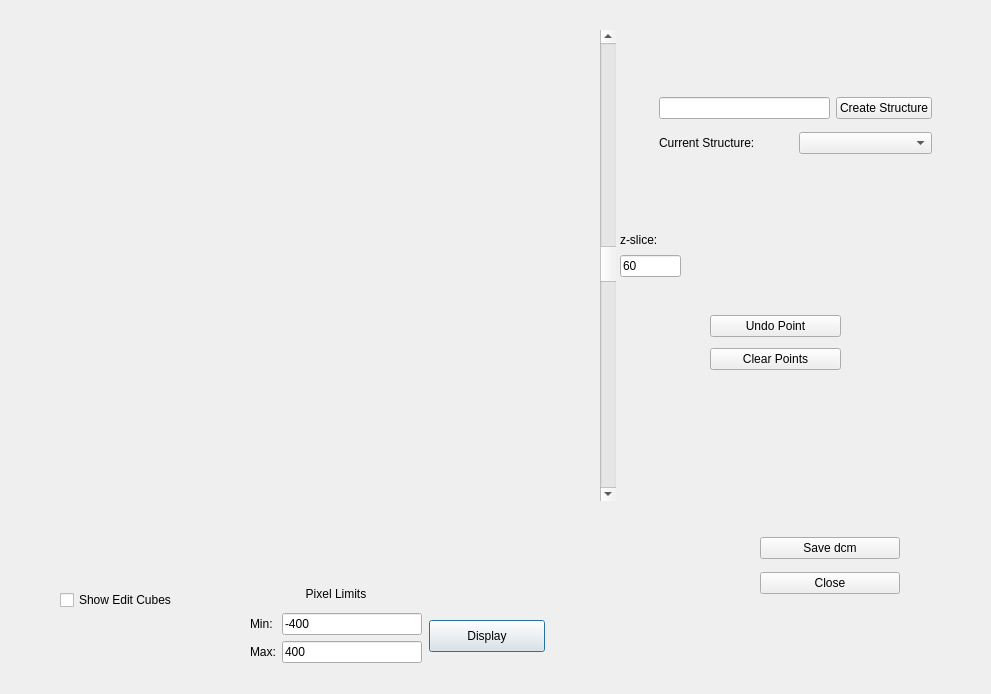
<?xml version="1.0" encoding="UTF-8"?>
<ui version="4.0">
 <class>Segmentation</class>
 <widget class="QDialog" name="Segmentation">
  <property name="geometry">
   <rect>
    <x>0</x>
    <y>0</y>
    <width>991</width>
    <height>694</height>
   </rect>
  </property>
  <property name="windowTitle">
   <string>Segmentation</string>
  </property>
  <widget class="MplSliceWidget" name="mpl_ct" native="true">
   <property name="geometry">
    <rect>
     <x>10</x>
     <y>9</y>
     <width>550</width>
     <height>570</height>
    </rect>
   </property>
  </widget>
  <widget class="QScrollBar" name="sliceScrollbar">
   <property name="geometry">
    <rect>
     <x>600</x>
     <y>30</y>
     <width>16</width>
     <height>471</height>
    </rect>
   </property>
   <property name="minimum">
    <number>1</number>
   </property>
   <property name="maximum">
    <number>120</number>
   </property>
   <property name="value">
    <number>60</number>
   </property>
   <property name="orientation">
    <enum>Qt::Vertical</enum>
   </property>
  </widget>
  <widget class="QPushButton" name="displayButton">
   <property name="geometry">
    <rect>
     <x>429</x>
     <y>620</y>
     <width>116</width>
     <height>32</height>
    </rect>
   </property>
   <property name="text">
    <string>Display</string>
   </property>
  </widget>
  <widget class="QLabel" name="savenameLabel">
   <property name="geometry">
    <rect>
     <x>520</x>
     <y>660</y>
     <width>441</width>
     <height>20</height>
    </rect>
   </property>
   <property name="text">
    <string/>
   </property>
   <property name="alignment">
    <set>Qt::AlignRight|Qt::AlignTrailing|Qt::AlignVCenter</set>
   </property>
  </widget>
  <widget class="QWidget" name="layoutWidget">
   <property name="geometry">
    <rect>
     <x>620</x>
     <y>230</y>
     <width>61</width>
     <height>47</height>
    </rect>
   </property>
   <layout class="QVBoxLayout" name="verticalLayout_2">
    <item>
     <widget class="QLabel" name="sliceLabel">
      <property name="text">
       <string>z-slice:</string>
      </property>
     </widget>
    </item>
    <item>
     <widget class="QLineEdit" name="slice">
      <property name="text">
       <string>60</string>
      </property>
     </widget>
    </item>
   </layout>
  </widget>
  <widget class="QWidget" name="layoutWidget">
   <property name="geometry">
    <rect>
     <x>250</x>
     <y>581</y>
     <width>172</width>
     <height>82</height>
    </rect>
   </property>
   <layout class="QVBoxLayout" name="verticalLayout_7">
    <item>
     <widget class="QLabel" name="pixellimsLabel">
      <property name="text">
       <string>Pixel Limits</string>
      </property>
      <property name="alignment">
       <set>Qt::AlignCenter</set>
      </property>
     </widget>
    </item>
    <item>
     <layout class="QHBoxLayout" name="horizontalLayout">
      <item>
       <layout class="QVBoxLayout" name="verticalLayout_3">
        <item>
         <widget class="QLabel" name="vminLabel">
          <property name="text">
           <string>Min:</string>
          </property>
         </widget>
        </item>
        <item>
         <widget class="QLabel" name="vmaxLabel">
          <property name="text">
           <string>Max:</string>
          </property>
         </widget>
        </item>
       </layout>
      </item>
      <item>
       <layout class="QVBoxLayout" name="verticalLayout_1">
        <item>
         <widget class="QLineEdit" name="vmin">
          <property name="text">
           <string>-400</string>
          </property>
         </widget>
        </item>
        <item>
         <widget class="QLineEdit" name="vmax">
          <property name="text">
           <string>400</string>
          </property>
         </widget>
        </item>
       </layout>
      </item>
     </layout>
    </item>
   </layout>
  </widget>
  <widget class="QLabel" name="statusLabel">
   <property name="geometry">
    <rect>
     <x>700</x>
     <y>500</y>
     <width>261</width>
     <height>20</height>
    </rect>
   </property>
   <property name="text">
    <string/>
   </property>
   <property name="alignment">
    <set>Qt::AlignCenter</set>
   </property>
  </widget>
  <widget class="QWidget" name="layoutWidget">
   <property name="geometry">
    <rect>
     <x>760</x>
     <y>530</y>
     <width>140</width>
     <height>71</height>
    </rect>
   </property>
   <layout class="QVBoxLayout" name="verticalLayout_8">
    <item>
     <widget class="QPushButton" name="saveButton">
      <property name="text">
       <string>Save dcm</string>
      </property>
     </widget>
    </item>
    <item>
     <widget class="QPushButton" name="closeButton">
      <property name="text">
       <string>Close</string>
      </property>
     </widget>
    </item>
   </layout>
  </widget>
  <widget class="QCheckBox" name="showCubeBox">
   <property name="geometry">
    <rect>
     <x>60</x>
     <y>590</y>
     <width>151</width>
     <height>20</height>
    </rect>
   </property>
   <property name="text">
    <string>Show Edit Cubes</string>
   </property>
  </widget>
  <widget class="QWidget" name="">
   <property name="geometry">
    <rect>
     <x>659</x>
     <y>90</y>
     <width>273</width>
     <height>71</height>
    </rect>
   </property>
   <layout class="QVBoxLayout" name="verticalLayout">
    <item>
     <layout class="QHBoxLayout" name="horizontalLayout_2">
      <item>
       <widget class="QLineEdit" name="stNameLine"/>
      </item>
      <item>
       <widget class="QPushButton" name="createStButton">
        <property name="text">
         <string>Create Structure</string>
        </property>
       </widget>
      </item>
     </layout>
    </item>
    <item>
     <layout class="QHBoxLayout" name="horizontalLayout_3">
      <item>
       <widget class="QLabel" name="label">
        <property name="text">
         <string>Current Structure:</string>
        </property>
       </widget>
      </item>
      <item>
       <widget class="QComboBox" name="StBox"/>
      </item>
     </layout>
    </item>
   </layout>
  </widget>
  <widget class="QWidget" name="">
   <property name="geometry">
    <rect>
     <x>710</x>
     <y>310</y>
     <width>131</width>
     <height>66</height>
    </rect>
   </property>
   <layout class="QVBoxLayout" name="verticalLayout_4">
    <item>
     <widget class="QPushButton" name="undoButton">
      <property name="text">
       <string>Undo Point</string>
      </property>
     </widget>
    </item>
    <item>
     <widget class="QPushButton" name="clearButton">
      <property name="text">
       <string>Clear Points</string>
      </property>
     </widget>
    </item>
   </layout>
  </widget>
 </widget>
 <customwidgets>
  <customwidget>
   <class>MplSliceWidget</class>
   <extends>QWidget</extends>
   <header location="global">mplslicewidget.h</header>
   <container>1</container>
  </customwidget>
 </customwidgets>
 <resources/>
 <connections/>
</ui>
